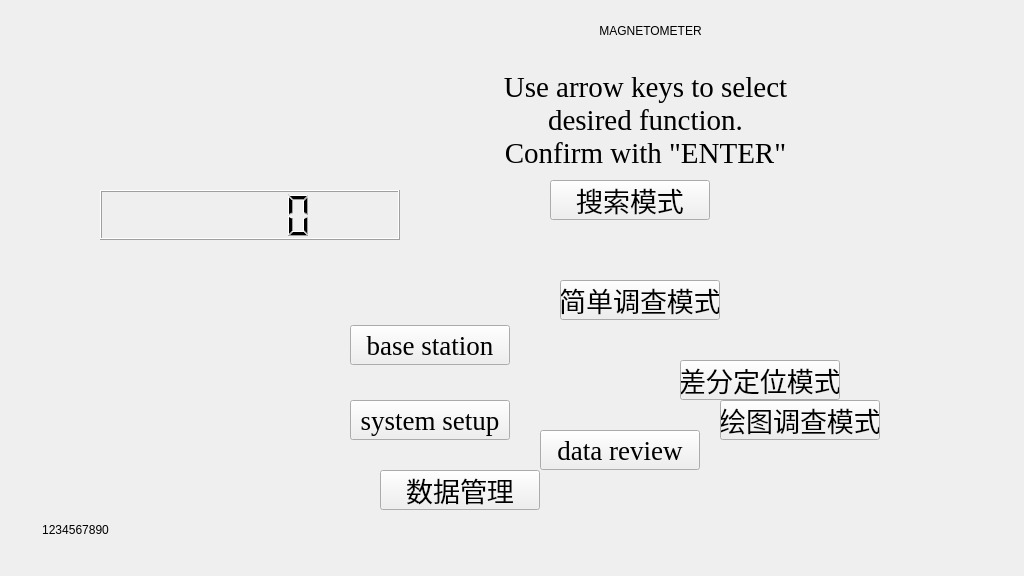
<?xml version="1.0" encoding="UTF-8"?>
<ui version="4.0">
 <class>MagnetMenu</class>
 <widget class="QMainWindow" name="MagnetMenu">
  <property name="geometry">
   <rect>
    <x>0</x>
    <y>0</y>
    <width>1024</width>
    <height>576</height>
   </rect>
  </property>
  <property name="windowTitle">
   <string>MainWindow</string>
  </property>
  <widget class="QWidget" name="centralwidget">
   <widget class="TimeLabel" name="currentTime">
    <property name="geometry">
     <rect>
      <x>-20</x>
      <y>520</y>
      <width>191</width>
      <height>20</height>
     </rect>
    </property>
    <property name="styleSheet">
     <string notr="true">font: 75 11pt &quot;黑体&quot;;</string>
    </property>
    <property name="text">
     <string>1234567890</string>
    </property>
    <property name="alignment">
     <set>Qt::AlignCenter</set>
    </property>
   </widget>
   <widget class="QPushButton" name="sreachButton">
    <property name="geometry">
     <rect>
      <x>550</x>
      <y>180</y>
      <width>160</width>
      <height>40</height>
     </rect>
    </property>
    <property name="font">
     <font>
      <family>Times New Roman</family>
      <pointsize>20</pointsize>
      <weight>9</weight>
      <italic>false</italic>
      <bold>false</bold>
     </font>
    </property>
    <property name="focusPolicy">
     <enum>Qt::StrongFocus</enum>
    </property>
    <property name="styleSheet">
     <string notr="true">font: 75 20pt &quot;Times New Roman&quot;;</string>
    </property>
    <property name="text">
     <string>搜索模式</string>
    </property>
   </widget>
   <widget class="QPushButton" name="simpleButton">
    <property name="geometry">
     <rect>
      <x>560</x>
      <y>280</y>
      <width>160</width>
      <height>40</height>
     </rect>
    </property>
    <property name="font">
     <font>
      <family>Times New Roman</family>
      <pointsize>20</pointsize>
     </font>
    </property>
    <property name="focusPolicy">
     <enum>Qt::StrongFocus</enum>
    </property>
    <property name="text">
     <string>简单调查模式</string>
    </property>
   </widget>
   <widget class="QPushButton" name="mappedButton">
    <property name="geometry">
     <rect>
      <x>680</x>
      <y>360</y>
      <width>160</width>
      <height>40</height>
     </rect>
    </property>
    <property name="font">
     <font>
      <family>Times New Roman</family>
      <pointsize>20</pointsize>
     </font>
    </property>
    <property name="focusPolicy">
     <enum>Qt::StrongFocus</enum>
    </property>
    <property name="text">
     <string>差分定位模式</string>
    </property>
   </widget>
   <widget class="QPushButton" name="baseButton">
    <property name="geometry">
     <rect>
      <x>350</x>
      <y>325</y>
      <width>160</width>
      <height>40</height>
     </rect>
    </property>
    <property name="font">
     <font>
      <family>Times New Roman</family>
      <pointsize>20</pointsize>
     </font>
    </property>
    <property name="focusPolicy">
     <enum>Qt::StrongFocus</enum>
    </property>
    <property name="text">
     <string>base station</string>
    </property>
   </widget>
   <widget class="QPushButton" name="reviewButton">
    <property name="geometry">
     <rect>
      <x>540</x>
      <y>430</y>
      <width>160</width>
      <height>40</height>
     </rect>
    </property>
    <property name="font">
     <font>
      <family>Times New Roman</family>
      <pointsize>20</pointsize>
     </font>
    </property>
    <property name="focusPolicy">
     <enum>Qt::StrongFocus</enum>
    </property>
    <property name="text">
     <string>data review</string>
    </property>
   </widget>
   <widget class="QPushButton" name="transferButton">
    <property name="geometry">
     <rect>
      <x>380</x>
      <y>470</y>
      <width>160</width>
      <height>40</height>
     </rect>
    </property>
    <property name="font">
     <font>
      <family>Times New Roman</family>
      <pointsize>20</pointsize>
     </font>
    </property>
    <property name="focusPolicy">
     <enum>Qt::StrongFocus</enum>
    </property>
    <property name="text">
     <string>数据管理</string>
    </property>
   </widget>
   <widget class="QPushButton" name="setupButton">
    <property name="geometry">
     <rect>
      <x>350</x>
      <y>400</y>
      <width>160</width>
      <height>40</height>
     </rect>
    </property>
    <property name="font">
     <font>
      <family>Times New Roman</family>
      <pointsize>20</pointsize>
     </font>
    </property>
    <property name="focusPolicy">
     <enum>Qt::StrongFocus</enum>
    </property>
    <property name="styleSheet">
     <string notr="true">selection-background-color: rgb(255, 255, 127);</string>
    </property>
    <property name="text">
     <string>system setup</string>
    </property>
   </widget>
   <widget class="QLabel" name="titleLabel">
    <property name="geometry">
     <rect>
      <x>520</x>
      <y>-10</y>
      <width>261</width>
      <height>81</height>
     </rect>
    </property>
    <property name="styleSheet">
     <string notr="true">font: 75 24pt &quot;Times New Roman&quot;;
</string>
    </property>
    <property name="text">
     <string>MAGNETOMETER</string>
    </property>
    <property name="alignment">
     <set>Qt::AlignCenter</set>
    </property>
   </widget>
   <widget class="QLabel" name="controlHint">
    <property name="geometry">
     <rect>
      <x>480</x>
      <y>50</y>
      <width>331</width>
      <height>141</height>
     </rect>
    </property>
    <property name="font">
     <font>
      <family>Times New Roman</family>
      <pointsize>22</pointsize>
      <weight>9</weight>
      <italic>false</italic>
      <bold>false</bold>
     </font>
    </property>
    <property name="styleSheet">
     <string notr="true">font: 75 22pt &quot;Times New Roman&quot;;</string>
    </property>
    <property name="text">
     <string>Use arrow keys to select desired function.                                                                                                                 Confirm with &quot;ENTER&quot;</string>
    </property>
    <property name="alignment">
     <set>Qt::AlignCenter</set>
    </property>
    <property name="wordWrap">
     <bool>true</bool>
    </property>
   </widget>
   <widget class="DigitalClock" name="lcdTimeLabel">
    <property name="geometry">
     <rect>
      <x>100</x>
      <y>190</y>
      <width>300</width>
      <height>50</height>
     </rect>
    </property>
    <property name="sizePolicy">
     <sizepolicy hsizetype="MinimumExpanding" vsizetype="MinimumExpanding">
      <horstretch>0</horstretch>
      <verstretch>0</verstretch>
     </sizepolicy>
    </property>
    <property name="minimumSize">
     <size>
      <width>300</width>
      <height>50</height>
     </size>
    </property>
    <property name="maximumSize">
     <size>
      <width>500</width>
      <height>200</height>
     </size>
    </property>
    <property name="font">
     <font>
      <pointsize>30</pointsize>
     </font>
    </property>
    <property name="focusPolicy">
     <enum>Qt::StrongFocus</enum>
    </property>
   </widget>
   <widget class="QPushButton" name="drawButton">
    <property name="geometry">
     <rect>
      <x>720</x>
      <y>400</y>
      <width>160</width>
      <height>40</height>
     </rect>
    </property>
    <property name="font">
     <font>
      <family>Times New Roman</family>
      <pointsize>20</pointsize>
     </font>
    </property>
    <property name="focusPolicy">
     <enum>Qt::StrongFocus</enum>
    </property>
    <property name="text">
     <string>绘图调查模式</string>
    </property>
   </widget>
  </widget>
 </widget>
 <customwidgets>
  <customwidget>
   <class>TimeLabel</class>
   <extends>QLabel</extends>
   <header>timelabel.h</header>
  </customwidget>
  <customwidget>
   <class>DigitalClock</class>
   <extends>QLCDNumber</extends>
   <header location="global">digitalclock.h</header>
  </customwidget>
 </customwidgets>
 <tabstops>
  <tabstop>sreachButton</tabstop>
  <tabstop>simpleButton</tabstop>
  <tabstop>drawButton</tabstop>
  <tabstop>mappedButton</tabstop>
  <tabstop>baseButton</tabstop>
  <tabstop>transferButton</tabstop>
  <tabstop>reviewButton</tabstop>
  <tabstop>setupButton</tabstop>
  <tabstop>lcdTimeLabel</tabstop>
 </tabstops>
 <resources/>
 <connections/>
</ui>
